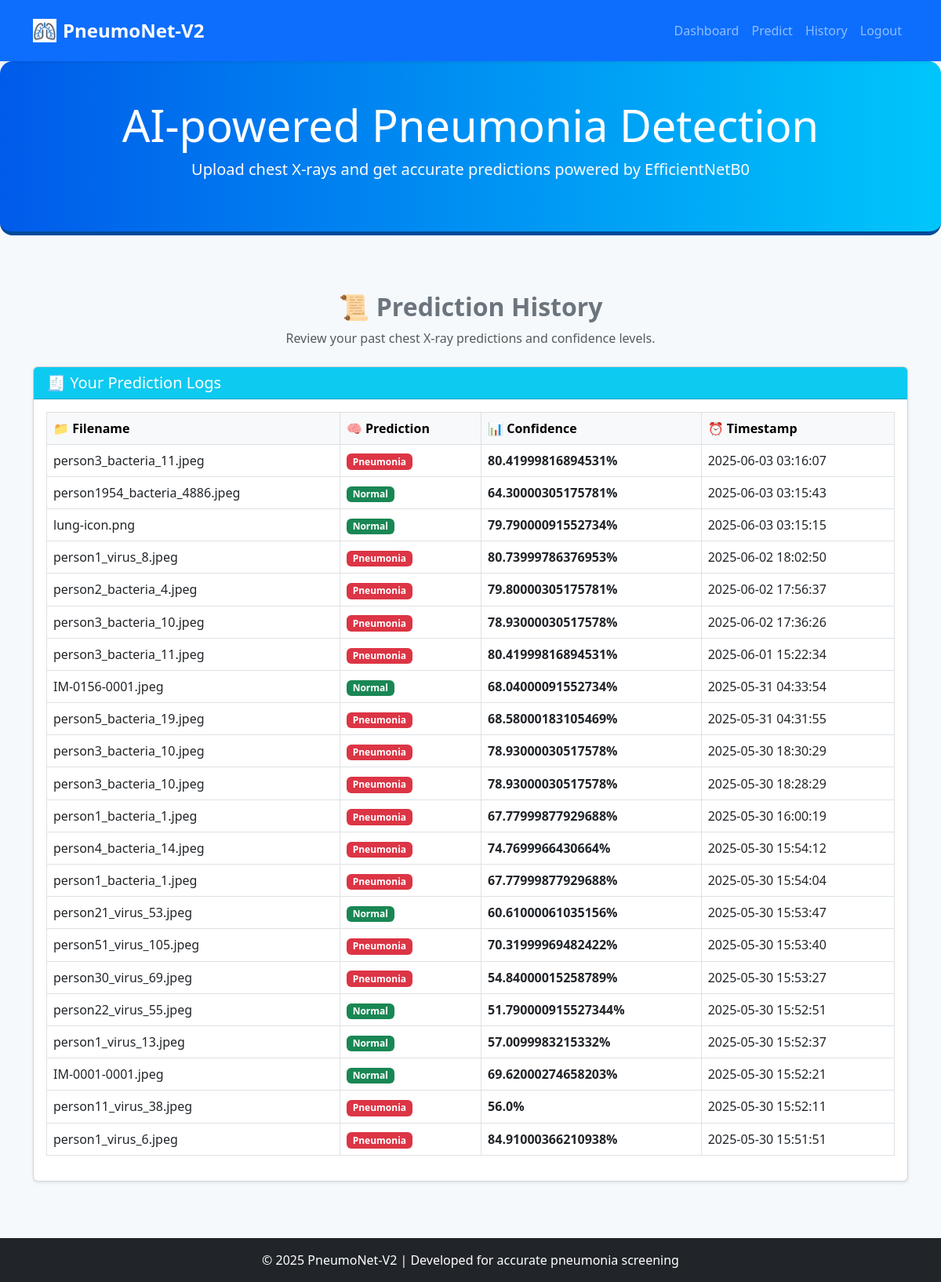
The app's page /history (signed in), older data.
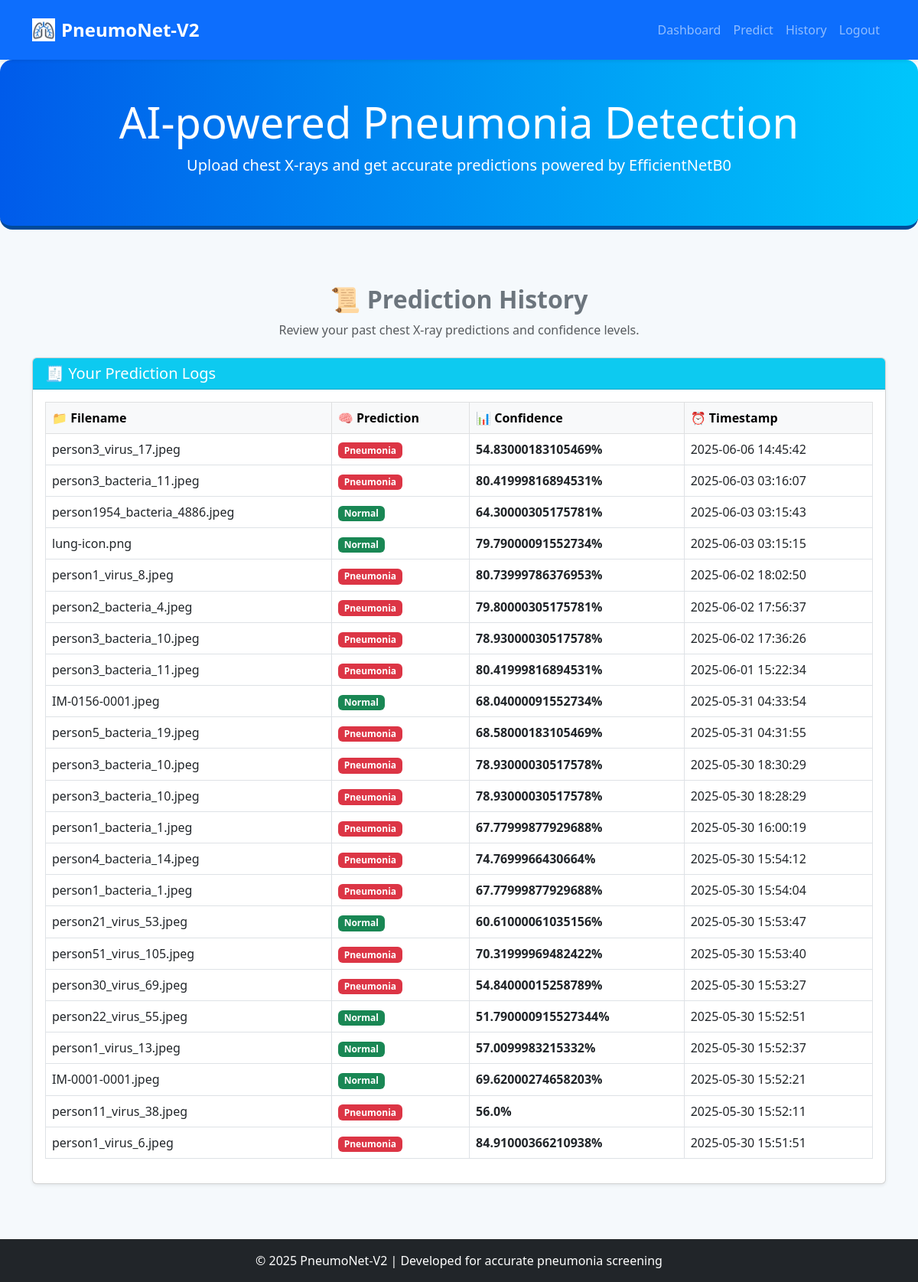
The same page, newer data.
### app.py (models this page shows)
class Prediction(db.Model):
    id = db.Column(db.Integer, primary_key=True)
    filename = db.Column(db.String(100), nullable=False)
    prediction = db.Column(db.String(20), nullable=False)
    confidence = db.Column(db.Float, nullable=False)
    timestamp = db.Column(db.DateTime, default=datetime.utcnow)
    user_id = db.Column(db.Integer, db.ForeignKey('user.id'), nullable=False)

### app.py (the view)
@app.route('/history')
@login_required
def history():
    predictions = Prediction.query.filter_by(user_id=current_user.id).order_by(Prediction.timestamp.desc()).all()
    return render_template('history.html', predictions=predictions)

### app.py (called while the page is built)
@login_manager.user_loader
def load_user(user_id):
    return User.query.get(int(user_id))

### templates/history.html (shortened to what this page needs)
{% extends "base.html" %}
{% block content %}
<div class="history-container py-4">
    <div class="text-center mb-4">
        <h2 class="fw-bold text-secondary">📜 Prediction History</h2>
        <p class="text-muted">Review your past chest X-ray predictions and confidence levels.</p>
    </div>
    <div class="card shadow-sm">
        <div class="card-header bg-info text-white">
            <h5 class="mb-0">🧾 Your Prediction Logs</h5>
        </div>
        <div class="card-body">
            {% if predictions %}
            <div class="table-responsive">
                <table class="table table-hover align-middle table-bordered">
                    <thead class="table-light">
                        <tr>
                            <th>📁 Filename</th>
                            <th>🧠 Prediction</th>
                            <th>📊 Confidence</th>
                            <th>⏰ Timestamp</th>
                        </tr>
                    </thead>
                    <tbody>
                        {% for prediction in predictions %}
                        <tr>
                            <td>{{ prediction.filename }}</td>
                            <td>
                                {% if prediction.prediction == "Pneumonia" %}
                                    <span class="badge bg-danger">{{ prediction.prediction }}</span>
                                {% else %}
                                    <span class="badge bg-success">{{ prediction.prediction }}</span>
                                {% endif %}
                            </td>
                            <td><strong>{{ prediction.confidence }}%</strong></td>
                            <td>{{ prediction.timestamp.strftime('%Y-%m-%d %H:%M:%S') }}</td>
                        </tr>
                        {% endfor %}
                    </tbody>
                </table>
            </div>
            {% else %}
            <div class="alert alert-info text-center">
                <h6 class="mb-0">No prediction history found. Start by uploading a chest X-ray image!</h6>
            </div>
            {% endif %}
        </div>
    </div>
</div>
{% endblock %}

Row changes from the older to the newer data that the page shows:
added Prediction: filename "person3_virus_17.jpeg", prediction "Pneumonia", confidence "54.83000183105469", timestamp "2025-06-06 14:45:42"
